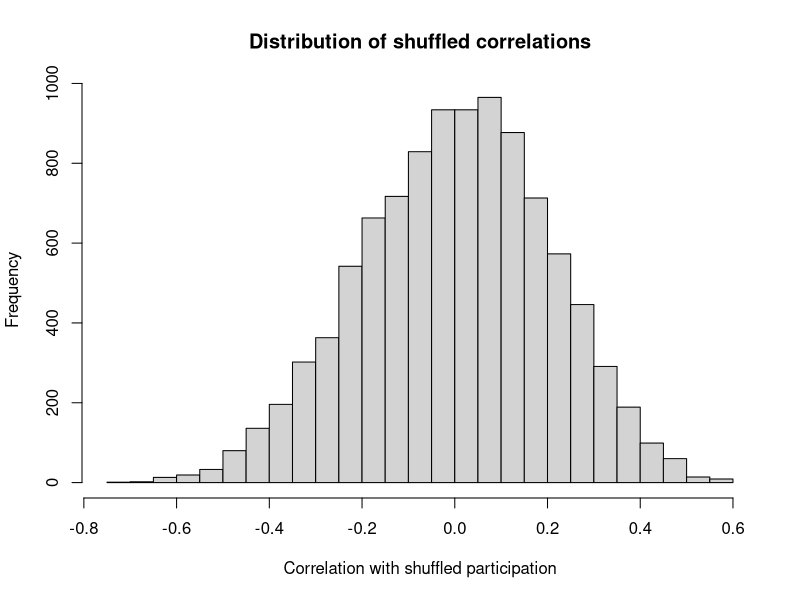

This chart was generated by the following R code:
## ---- chunk 1
voter_df <- read.csv('data/election_1844.csv')
participation <- voter_df$Participation
spread <- voter_df$Spread
## ---- chunk 2
# Compute correlation.  It's -0.425.
actual_r <- cor(participation, spread)
actual_r
## ---- chunk 3
n_trials <- 10000
results <- numeric(n_trials)

for (i in 1:n_trials) {
    # Shuffle the participation rates.
    shuffled <- sample(participation)
    # Compute re-sampled correlation.
    fake_r <- cor(shuffled, spread)
    # Keep the value in the results.
    results[i] <- fake_r
}

hist(results, breaks=25,
     main='Distribution of shuffled correlations',
     xlab='Correlation with shuffled participation')

# Count the trials when result <= observed.
k <- sum(results <= actual_r)
# Compute the proportion of such trials.
kk <- k / n_trials

message('Proportion of shuffled r <= observed: ', round(kk, 2))
